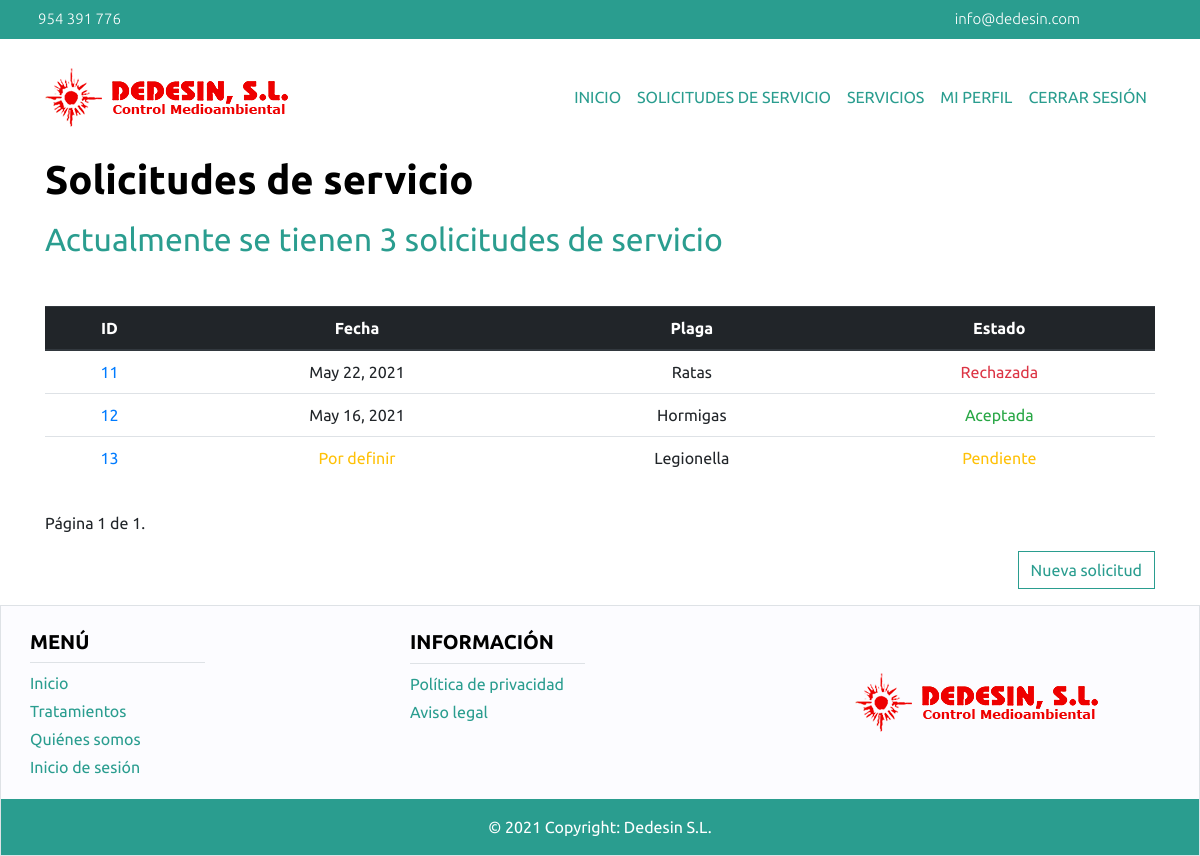
/cliente/solicitudServicio/ (signed in), run on the app's committed database.
### main/models.py (models this page shows, shortened)
class SolicitudServicio(models.Model):
    estado = models.CharField(choices=ESTADO_SOLICITUD, default='pendiente', max_length=9)
    fecha = models.DateField(default=None, null=True)
    observaciones = models.TextField()
    tratamiento = models.ForeignKey(Tratamiento, on_delete=models.CASCADE, default=None, null=True)
    plaga = models.ForeignKey(Plaga, on_delete=models.CASCADE)
    usuario = models.ForeignKey(User, on_delete=models.CASCADE)

class Plaga(models.Model):
    nombre = models.CharField(max_length=60)
    def __str__(self):
        return self.nombre

### main/cliente/views.py (the view)
# urls.py: path('solicitudServicio/', views.list_solicitud_servicio_cliente),
@login_required
def list_solicitud_servicio_cliente(request):
    if esCliente(request):
        usuario = User.objects.filter(username=request.user.username)[0]
        solicitudes = SolicitudServicio.objects.filter(usuario=usuario)
        solicitudes = solicitudes.order_by('-fecha')
        paginator = Paginator(solicitudes, 10)
        page_number = request.GET.get('page')
        page_obj = paginator.get_page(page_number)
        if solicitudes:
            return render(request, 'solicitudServicioCliente.html', {'page_obj': page_obj,
                                                                     'num_solicitudes': solicitudes.count()})
        else:
            return render(request, 'solicitudServicioCliente.html')
    else:
        return redirect('/errorPermiso')

### main/cliente/views.py (called while the page is built)
def esCliente(request):
    try:
        persona = Persona.objects.filter(usuario=request.user)[0]
        cliente = Cliente.objects.filter(persona=persona)[0]
        return cliente
    except:
        return None

### main/cliente/templates/solicitudServicioCliente.html (shortened to what this page needs)
{% extends 'headerCliente.html' %}
{% block contenido %}
{% if num_solicitudes %}
<div class="container">
    <strong><h1 class="title"> Solicitudes de servicio </h1></strong>
    <h2 class="subtitle mt-3 mb-5"> Actualmente se tienen {{num_solicitudes}} solicitudes de servicio</h2>
    <table class="table text-center">
        <thead class="thead-dark">
        <tr>
            <th scope="col">ID</th>
            <th scope="col">Fecha</th>
            <th scope="col">Plaga</th>
            <th scope="col">Estado</th>
        </tr>
        </thead>
        <tbody>
        {% for solicitud in page_obj %}
        <tr>
            <td>
                <a class="text-decoration-none" href="show/{{solicitud.id}}/">{{solicitud.id}}</a>
            </td>
            {% if solicitud.fecha %}
            <td>{{solicitud.fecha}}</td>
            {% else %}
            <td class="text-warning">Por definir</td>
            {% endif %}
            <td>{{solicitud.plaga}}</td>
            {% if solicitud.estado.title == "Aceptada" %}
            <td class="text-success">{{solicitud.estado.title}}</td>
            {% elif solicitud.estado.title == "Atendida" %}
            <td class="text-info">{{solicitud.estado.title}}</td>
            {% elif solicitud.estado.title == "Rechazada" %}
            <td class="text-danger">{{solicitud.estado.title}}</td>
            {% else %}
            <td class="text-warning">{{solicitud.estado.title}}</td>
            {% endif %}
        </tr>
        {% endfor %}
        </tbody>
    </table>
    <div class="pagination my-3">
        <div class="step-links container">
            <div class="current row my-3">
                Página {{ page_obj.number }} de {{ page_obj.paginator.num_pages }}.
            </div>
            <div class=" row ">
                <div class="ml-auto">
                    <a class="page-link btn-dedesin" href="create/">Nueva solicitud</a>
                </div>
            </div>
        </div>
    </div>
</div>
{% endif %}
{% endblock %}

### main/cliente/templates/headerCliente.html (shortened to what this page needs)
{% load static %}
<head>
    <link rel="stylesheet" href="https://maxcdn.bootstrapcdn.com/bootstrap/4.0.0/css/bootstrap.min.css"
>
    <link href="{% static 'main/index.css' %}" rel='stylesheet' type='text/css'>
    <link href="https://kit-pro.fontawesome.com/releases/v5.15.2/css/pro.min.css" rel="stylesheet">
</head>
<body>
<nav id="nav-sup" class="navbar navbar-expand-lg bg-dedesin-primary text-white">
    <div class="container">
        <div class="row w-100">
            <div class="col-6 row justify-content-start">
                <p class="my-auto font-weight-light ml-2">954 391 776</p>
            </div>
            <div class="col-6 row justify-content-end">
                <p class="my-auto ml-2 ">info@dedesin.com</p>
            </div>
        </div>
    </div>
</nav>
<nav class="navbar navbar-expand-lg">
    <div class="container py-3">
        <a class="navbar-brand" href="/"><img src="{% static 'main/images/logo00.png' %}" alt="">
        </img></a>
          <div class="collapse navbar-collapse" id="navbarSupportedContent">
            <ul class="navbar-nav ml-auto">
                <li class="nav-item">
                    <a class="nav-link" href="/cliente">Inicio</a>
                </li>
                <li class="nav-item">
                    <a class="nav-link" href="/cliente/solicitudServicio">Solicitudes de servicio</a>
                </li>
                <li class="nav-item">
                    <a class="nav-link" href="/cliente/servicio">Servicios</a>
                </li>
                <li class="nav-item">
                    <a class="nav-link" href="/cliente/miPerfil">Mi perfil</a>
                </li>
                <li class="nav-item">
                    <a class="nav-link" href="/cliente/cerrarSesion">Cerrar sesión</a>
                </li>
            </ul>
        </div>
    </div>
</nav>
{% block contenido %}
{% endblock %}
</body>
<footer class="border border-top text-white text-center text-lg-start">
    <div class="container">
        <div class="row my-3">
            <div class="col-lg-4">
                <div class="row w-50 border-bottom my-2">
                    <h5 class="text-uppercase title">Menú</h5>
                </div>
                <div class="row my-1">
                    <a href="/" class="text-decoration-none subtitle">Inicio</a>
                </div>
                <div class="row my-1">
                    <a href="/" class="text-decoration-none subtitle">Tratamientos</a>
                </div>
                <div class="row my-1">
                    <a href="#" class="text-decoration-none subtitle">Quiénes somos</a>
                </div>
                <div class="row my-1">
                    <a href="/login" class="text-decoration-none subtitle">Inicio de sesión</a>
                </div>
            </div>
            <div class="col-lg-4">
                <div class="row w-50 border-bottom my-2">
                    <h5 class="text-uppercase title">Información</h5>
                </div>
                <div class="row my-1">
                    <a href="#" class="text-decoration-none subtitle">Política de privacidad</a>
                </div>
                <div class="row my-1">
                    <a href="#" class="text-decoration-none subtitle">Aviso legal</a>
                </div>
            </div>
            <div class="col-lg-4 my-auto">
                <img src="{% static 'main/images/logo00.png' %}" class="img-fluid" alt=""/>
            </div>
        </div>
    </div>
    <div class="text-center text-white bg-dedesin-primary p-3">
        © 2021 Copyright: Dedesin S.L.
    </div>
</footer>

### static/main/index.css (style rules this page uses)
footer { background-color: #fcfcff; }
body { font-family: "Ubuntu", sans-serif; }
.btn-dedesin { border-color: #2a9d8f; color: #2a9d8f; }
.title { color: black; font-weight: 700; font-size: 4 rem; }
.subtitle { color: #2a9d8f; font-weight: 400; font-size: 2.25 rem; }
.bg-dedesin-primary { background-color: #2a9d8f; }
#nav-sup { font-weight: 200; font-size: 15px; }
.nav-link, .dropdown-item { color: 2a9d8f; text-transform: uppercase; }

### data on the page
SolicitudServicio: id "11", fecha "May 22, 2021", plaga "Ratas", estado "Rechazada"
SolicitudServicio: id "12", fecha "May 16, 2021", plaga "Hormigas", estado "Aceptada"
SolicitudServicio: id "13", shows "Por definir", plaga "Legionella", estado "Pendiente"

### other printed values
{{ num_solicitudes }} "3"
{{ page_obj.number }} "1"
{{ page_obj.paginator.num_pages }} "1"
